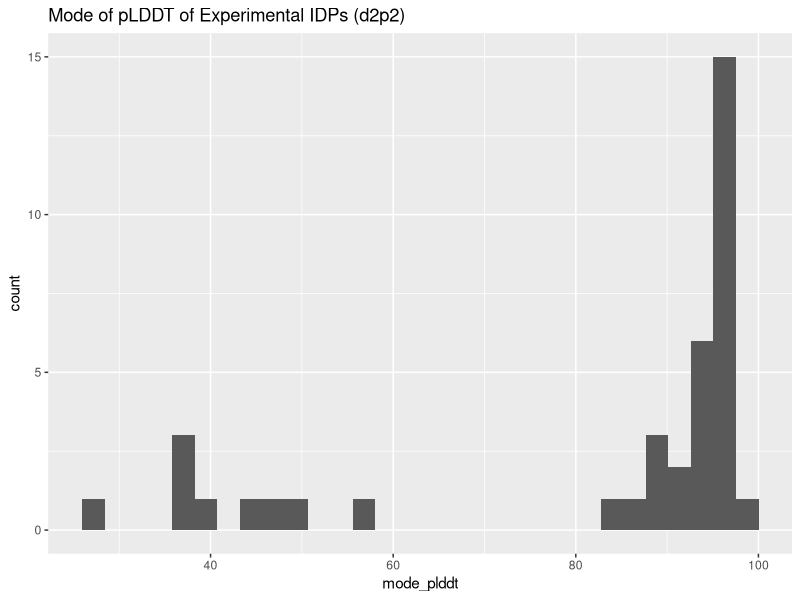
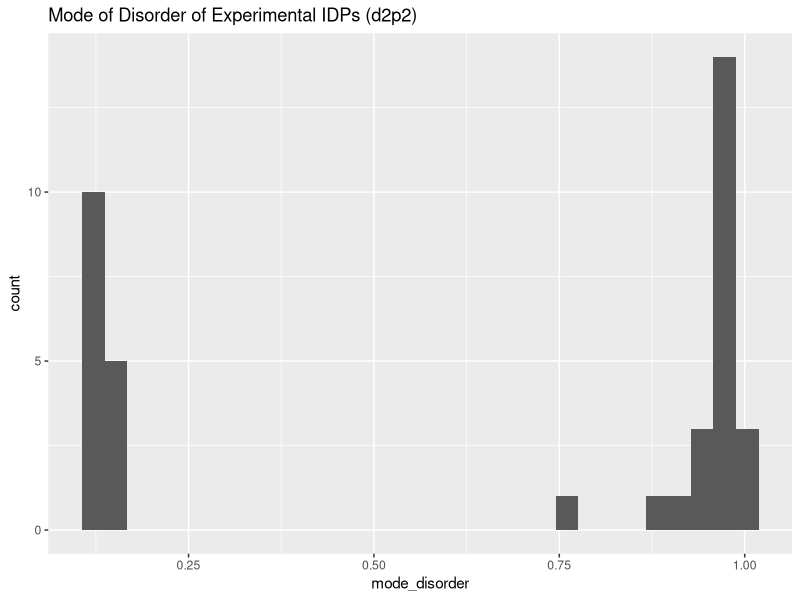
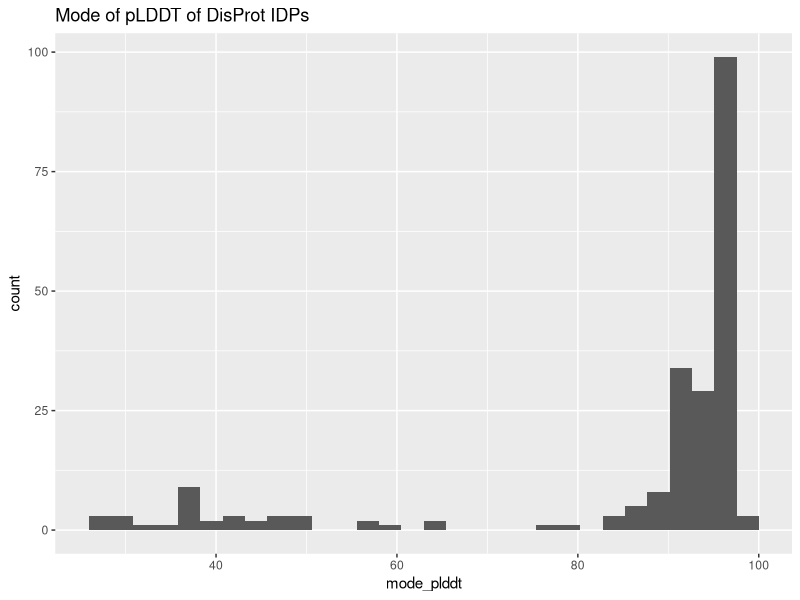
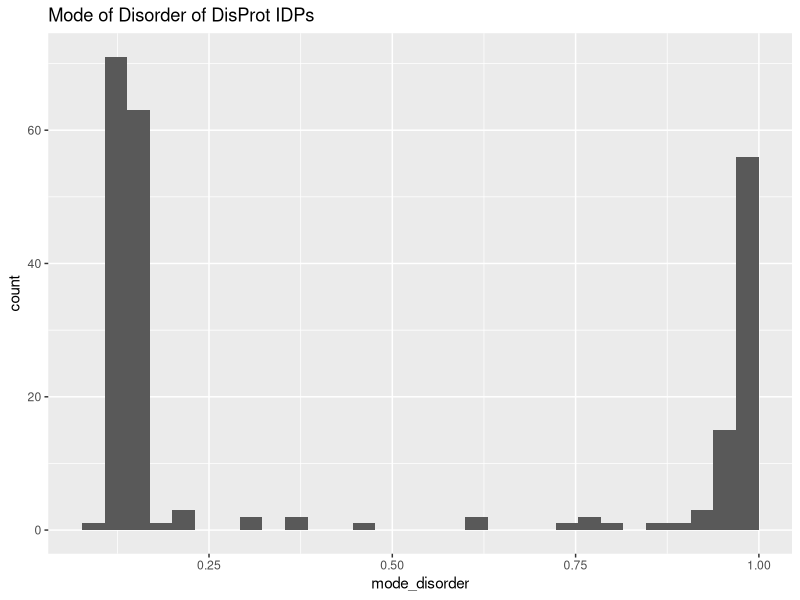

These figures' R source, in order: (Note: this script raises an error after producing the figures.)
library(readxl)
library(tidyverse)

# Prepare databases
biomart_mapping <- read_tsv("IDP decisions/biomart_mapping.tsv")
alphafold_mode <- read_tsv("IDP decisions/all_proteins_from_alphafold_with_mode.tsv")
aiupred_mode <- read_tsv("IDP decisions/all_proteins_from_aiupred_with_mode.tsv")


d2p2_idps <- readxl::read_xlsx("d2p2_experimental_idps.xlsx",
                          range = "A1:A38",
                          col_names = F)
colnames(d2p2_idps) <- "ensembl_gene_id"
d2p2_idps <- d2p2_idps %>%
  left_join(alphafold_mode) %>%
  left_join(aiupred_mode)

disprot_idps <- read_tsv("DisProt/DisProt release_2024_12.tsv") %>%
  select(acc, disorder_content) %>%
  distinct() %>%
  inner_join(biomart_mapping, by = join_by(acc == uniprotswissprot)) %>%
  select(ensembl_gene_id, disorder_content) %>%
  arrange(disorder_content) %>%
  left_join(alphafold_mode) %>%
  left_join(aiupred_mode)

# Analyse parameters of real IDPs

# d2p2 AF Mode
d2p2_idps %>%
  ggplot(aes(x = mode_plddt)) +
  geom_histogram() +
  labs(title = "Mode of pLDDT of Experimental IDPs (d2p2)")

# d2p2 AIUPred Mode
d2p2_idps %>%
  ggplot(aes(x = mode_disorder)) +
  geom_histogram() +
  labs(title = "Mode of Disorder of Experimental IDPs (d2p2)")

# DisProt AF Mode
disprot_idps %>%
  ggplot(aes(x = mode_plddt)) +
  geom_histogram() +
  labs(title = "Mode of pLDDT of DisProt IDPs")

# DisProt AIUPred Mode
disprot_idps %>%
  right_join(disprot_idps) %>%
  ggplot(aes(x = mode_disorder)) +
  geom_histogram() +
  labs(title = "Mode of Disorder of DisProt IDPs")

# Change of the ratio of DisProt IDPs with disorder_mode > 60
# with disorder_content threshold
disorder_content_thresholds <- seq(0,100,5)
total_num <- nrow(disprot_idps)
ratio_alpha60 <- c()
i <- 1
for (threshold in disorder_content_thresholds) {
  df <- disprot_idps %>%
    filter(disorder_content > threshold)
  # disorder score ratios:
  ratio_alpha60[i] <- df %>%
    filter(mode_plddt > 60) %>%
    nrow() %>%
    `/`(nrow(df))
  i <- i + 1
}
plot(disorder_content_range, ratio_alpha60)
